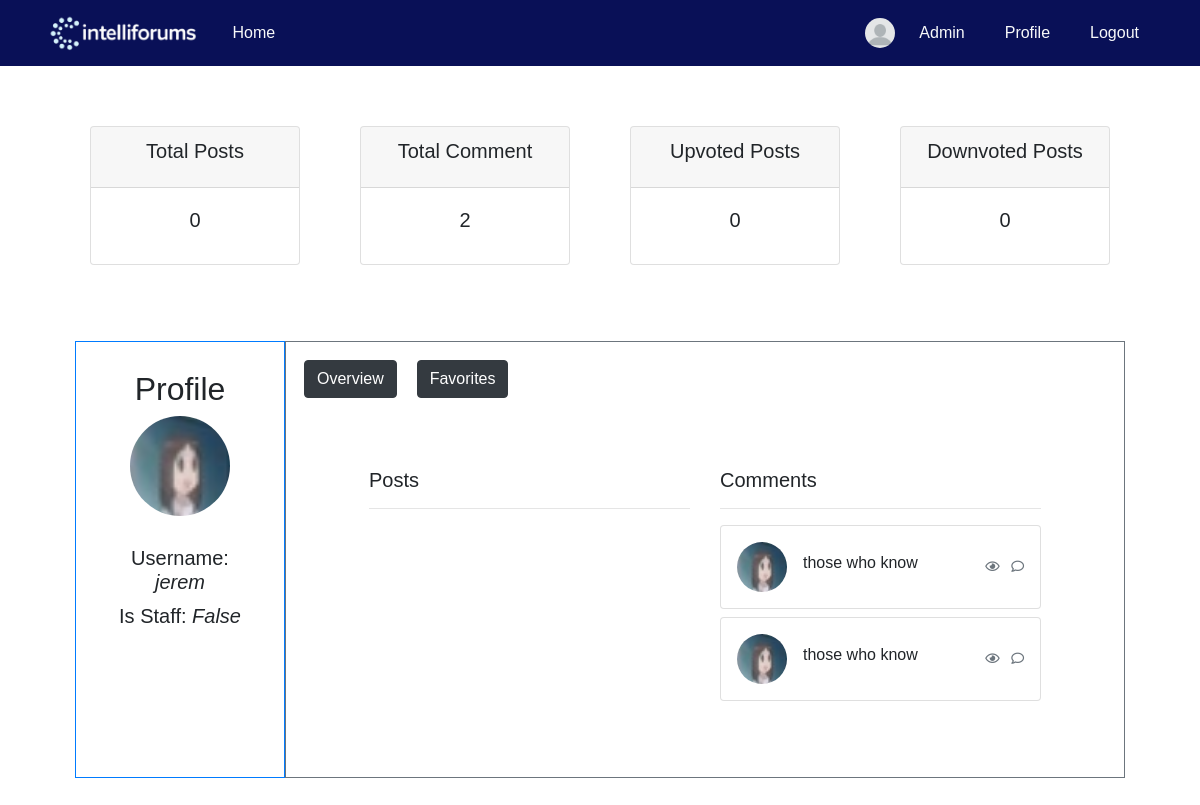
Before: /profile/2/ (signed in) with the older database file.
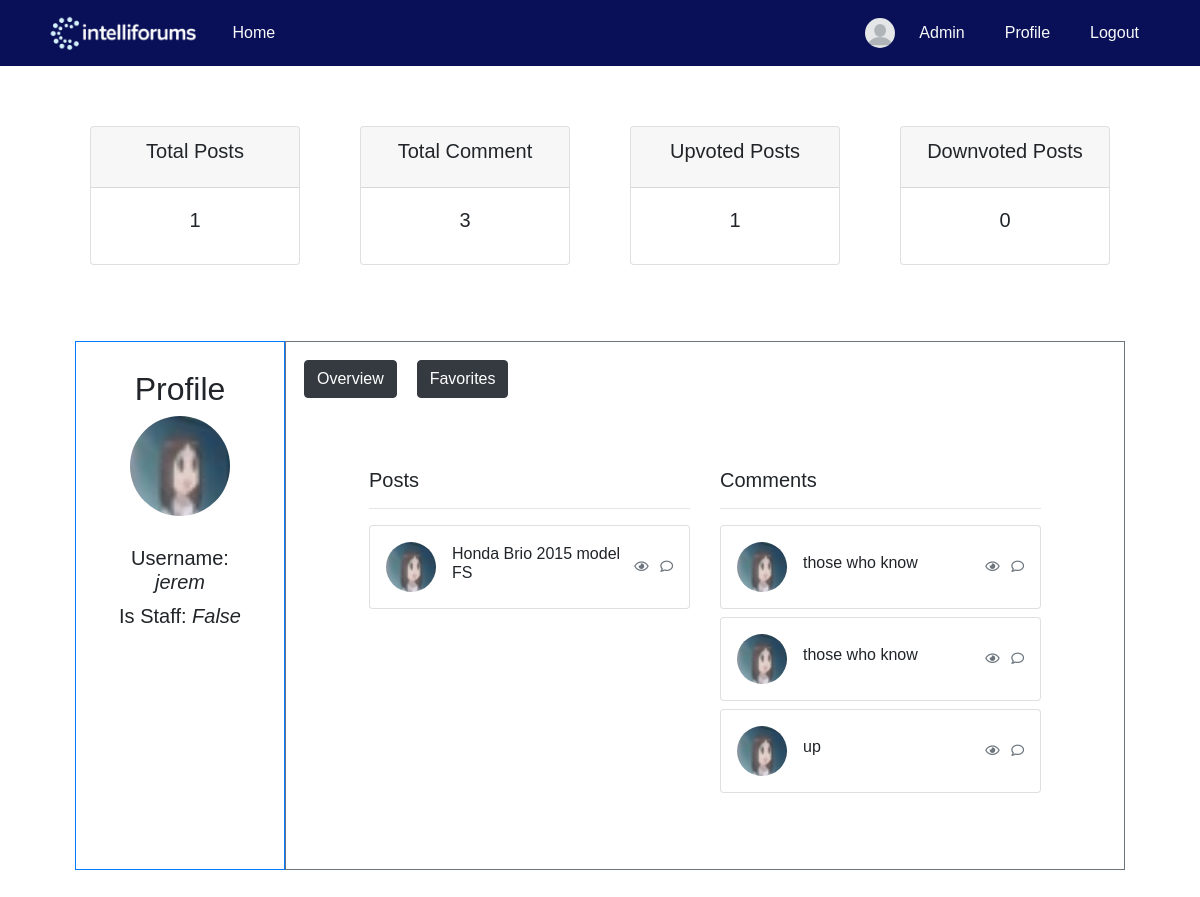
After: the same page with the newer database file.
### blog/models.py (models this page shows, shortened)
class User(AbstractBaseUser, PermissionsMixin):
    username = models.CharField(max_length=100, unique=True)
    picture = models.ImageField(
        upload_to='profile/',
        default='profile/blank-profile-picture-973460_128012234212.png',
        blank=True,
    )
    is_active = models.BooleanField(default=True)
    is_staff = models.BooleanField(default=False)
    is_banned = models.BooleanField(default=False)
    USERNAME_FIELD = 'username'
    objects = UserManager()

class User_UserPost(models.Model):
    user_post_ref = models.ForeignKey(UserPost, on_delete=models.CASCADE)
    user_ref = models.ForeignKey(User, on_delete=models.CASCADE)
    class Meta:
        abstract = True

class Comment(User_UserPost):
    content = models.TextField(blank=True, null=True)
    created_at = models.DateTimeField(auto_now_add=True)
    image = models.ImageField(upload_to=upload_path, blank=True, null=True)

class UserPost(models.Model):
    post_ref = models.ForeignKey(Post, on_delete=models.CASCADE)
    user_ref = models.ForeignKey(User, on_delete=models.CASCADE)
    is_deleted = models.BooleanField(default=False)

class Post(models.Model):
    user_ref = models.ForeignKey(User, on_delete=models.CASCADE)
    title = models.CharField(max_length=100)
    content = models.TextField(blank=True, null=True)
    created_at = models.DateField(auto_now_add=True)
    image = models.ImageField(upload_to=upload_path, blank=True, null=True)

### blog/views.py (the view)
# urls.py: path('profile/<int:pk>/', views.render_profile, name='profile'),
@deprecated
@login_required(login_url='login')
def render_profile(request, pk):
    banned_response = banned_propagator(request)
    if banned_response:
        return banned_response
    user = User.objects.get(id=pk)
    user_posts = UserPost.objects.filter(user_ref__id=pk, is_deleted=False)
    deleted_user_posts = UserPost.objects.filter(
        user_ref__id=pk, is_deleted=True)
    user_comments = Comment.objects.filter(user_ref__id=pk)
    user_favorites = FavoritePost.objects.filter(
        user_ref__id=pk, user_post_ref__is_deleted=False)
    user_upvotes = VotePost.objects.filter(user_ref__id=pk, is_upvote=True)
    user_downvotes = VotePost.objects.filter(user_ref__id=pk, is_upvote=False)
    return render(request, 'profile.html', {
        'user_posts': user_posts,
        'user_comments': user_comments,
        'user_favorites': user_favorites,
        'deleted_user_posts': deleted_user_posts,
        'user': user,
        'current_user': request.user,
        'user_downvotes': user_downvotes,
        'user_upvotes': user_upvotes
    })

### blog/views.py (called while the page is built)
def banned_propagator(request):
    if request.user.is_authenticated and request.user.bans_received.exists():
        userban = request.user.bans_received.first()
        return render(request, 'banned.html', {
            'userban': userban,
        })
    return None

### blog/templates/profile.html (shortened to what this page needs)
<!DOCTYPE html>
<html lang="en">
<head>
    {% load static %}
    <link rel="stylesheet" href="{% static 'blog/css/profile.css' %}">
</head>
<body>
    {% include 'header.html' %}
        {% include 'Profile/profile_count.html' %}
        <div class="container-fluid">
            <div class="row d-flex">
                <div class="left-column p-2 border border-primary" style="flex: 0 0 20%; max-width: 20%;">
                    <div class="profile-container">
                        <h2>Profile</h2>
                        <img src="{{ user.picture.url }}" alt="Profile Picture" class="profile-pic" style="height: 100px; " onclick="window.location.href='{{ user.picture.url }}'">
                        <div class="profile-info">
                            <h5>Username: <i>{{ user.username }}</i></h5>
                            <h5>Is Staff: <i>{{ user.is_staff }}</i></h5>
                        </div>
                    </div>
                </div>
                <div class="col p-2 border border-secondary">
                    <div style="display: flex;">
                        <button id="showOverview" class="btn btn-dark" style="margin: 10px;">Overview</button>
                        <button id="showFavorites" class="btn btn-dark" style="margin: 10px;">Favorites</button>
                    </div>
                    <div id="OverviewDashboard" style="display: block;">
                        {% include 'Profile/profile_dashboard.html' %}
                     </div>
                </div>
            </div>
        </div>
</body>
</html>

### blog/templates/header.html (shortened to what this page needs)
<!DOCTYPE html>
<html lang="en">
<head>
    {% load static %}
    <link rel="stylesheet" href="https://cdn.jsdelivr.net/npm/bootstrap@4.1.3/dist/css/bootstrap.min.css">
    <link rel="stylesheet" href="https://cdnjs.cloudflare.com/ajax/libs/font-awesome/5.12.0-2/css/all.min.css" />
    <link rel="stylesheet" href="{% static 'blog/css/global.css' %}">
</head>
<body>
    <link rel="stylesheet" href="{% static 'blog/css/header.css' %}">
    <nav class="navbar">
        <div class="container d-flex justify-content-between align-items-center">
            <div class="d-flex align-items-center">
                <img src="{% static 'images/logo.png' %}" alt="Logo" style="max-height:50px;">
                <a class="nav-link text-light ml-3" href="/">Home</a>
            </div>
            <div class="d-flex align-items-center">
            {% if current_user %}
                {% if current_user.is_authenticated %}
                    <img src="{{ current_user.picture.url }}" alt="Profile Picture" class="profile-img" style="height:30px;width:30px;border-radius:50%;">
                    {% if current_user.is_staff %}
                    <a class="nav-link text-light ml-2" href="/adminpanel/">Admin</a>
                    {% endif %}
                    <a class="nav-link text-light ml-2" href="/profile/{{current_user.id}}">Profile</a>
                    <a class="nav-link text-light ml-2" href="{% url 'logout' %}">Logout</a>
                {% else %}
                    <a class="nav-link text-light" href="/login/">Login</a>
                    <a class="nav-link text-light ml-2" href="/register/">Register</a>
                {% endif %}
            {% endif %}
            </div>
        </div>
    </nav>
</body>
</html>

### blog/templates/Profile/profile_count.html (shortened to what this page needs)
<div class="row">
    <div class="col">
        <div class="col-sm">
            <div class="card text-center mb-3">
                <div class="card-header">
                    <h5 class="card-title">Total Posts</h5>
                </div>
                <div class="card-body">
                    <h5 class="card-title">{{ user_posts.count }}</h5>
                </div>
            </div>
        </div>
    </div>
    <div class="col">
        <div class="col-sm">
            <div class="card text-center mb-3">
                <div class="card-header">
                    <h5 class="card-title">Total Comment</h5>
                </div>
                <div class="card-body">
                    <h5 class="card-title">{{ user_comments.count }}</h5>
                </div>
            </div>
        </div>
    </div>
    <div class="col">
        <div class="col-sm">
            <div class="card text-center mb-3">
                <div class="card-header">
                    <h5 class="card-title">Upvoted Posts</h5>
                </div>
                <div class="card-body">
                    <h5 class="card-title">{{ user_upvotes.count }}</h5>
                </div>
            </div>
        </div>
    </div>
    <div class="col">
        <div class="col-sm">
            <div class="card text-center mb-3">
                <div class="card-header">
                    <h5 class="card-title">Downvoted Posts</h5>
                </div>
                <div class="card-body">
                    <h5 class="card-title">{{ user_downvotes.count }}</h5>
                </div>
            </div>
        </div>
    </div>
</div>

### blog/templates/Profile/profile_dashboard.html
<div class="row">
    <div class="col-lg">
        <h5>Posts</h5>
        <hr>
        {% for user_post in user_posts %}
        <div class="card mb-2" onclick="window.location.href = '/post_detail/{{ user_post.id }}/1/'">
            <div class="card-body p-2 p-sm-3">
                <div class="media forum-item">
                    <a href="#" data-toggle="collapse" data-target=".forum-content"><img src="/media/{{ user_post.user_ref.picture }}" class="mr-3 rounded-circle" width="50" alt="User" /></a>
                    <div class="media-body align-self-center">
                        <h6><a href="#" data-toggle="collapse" data-target=".forum-content" class="text-body">{{ user_post.post_ref.title }}</a></h6>
                    </div>
                    <div class="text-muted small text-center align-self-center">
                        <span class="d-none d-sm-inline-block favorite-views" data-value="{{ user_post.id }}"><i class="far fa-eye"></i></span>
                        <span class="favorite-comments-num" data-value="{{ user_post.id }}"><i class="far fa-comment ml-2"></i></span>
                    </div>
                </div>
            </div>
        </div>
        {% endfor %}
    </div>
    <div class="col-lg">
        <h5>Comments</h5>
        <hr>
        {% for user_comment in user_comments %}
        <div class="card mb-2">
            <div class="card-body p-2 p-sm-3">
                <div class="media forum-item">
                    <a href="#" data-toggle="collapse" data-target=".forum-content"><img src="/media/{{ user_comment.user_ref.picture }}" class="mr-3 rounded-circle" width="50" alt="User" /></a>
                    <div class="media-body align-self-center">
                        <h6><a href="#" data-toggle="collapse" data-target=".forum-content" class="text-body">{{ user_comment.content }}</a></h6>
                    </div>
                    <div class="text-muted small text-center align-self-center">
                        <span class="d-none d-sm-inline-block"><i class="far fa-eye"></i></span>
                        <span><i class="far fa-comment ml-2"></i></span>
                    </div>
                </div>
            </div>
        </div>
        {% endfor %}
    </div>
</div>

### blog/static/blog/css/profile.css (style rules this page uses)
.profile-container { max-width: 600px; margin: 0 auto; text-align: center; padding: 20px; }
.profile-pic { max-width: 300px; max-height: 300px; border-radius: 50%; margin-bottom: 20px; }
.profile-info h5 { margin: 10px 0; }
h2 { margin-bottom: 30px; }

### blog/static/blog/css/global.css (style rules this page uses)
* { font-family: Verdana, Geneva, Tahoma, sans-serif; }

### blog/static/blog/css/header.css (style rules this page uses)
nav { background-color: #091057; }
.profile-img { max-width: 50px !important; max-height: 50px !important; border-radius: 50% !important; }

### blog/templates/profile.html (style rules this page uses)
.profile-container { max-width: 600px; margin: 0 auto; text-align: center; padding: 20px; }
.profile-pic { max-width: 300px; max-height: 300px; border-radius: 50%; margin-bottom: 20px; }
.profile-info h5 { margin: 10px 0; }
h2 { margin-bottom: 30px; }

### blog/templates/Profile/profile_count.html (style rules this page uses)
.row { margin: 60px; }

Changed rows visible on the page:
added UserPost: user_ref.picture (picture), post_ref "Honda Brio 2015 model FS", {{ user_post.id }} 54 (drawn)
added Comment: user_ref.picture (picture), content "up"
Other visible differences:
{{ user_posts.count }}: "0" → "1"
{{ user_comments.count }}: "2" → "3"
{{ user_upvotes.count }}: "0" → "1"
